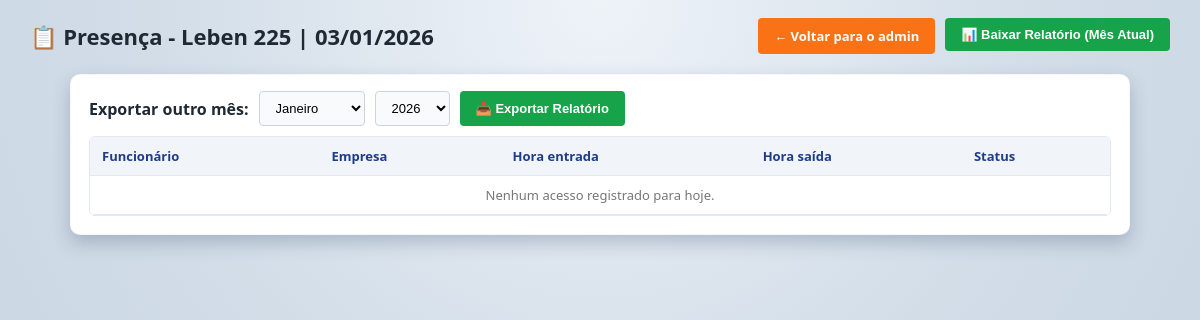
The app's page /acessos/hoje/, older data.
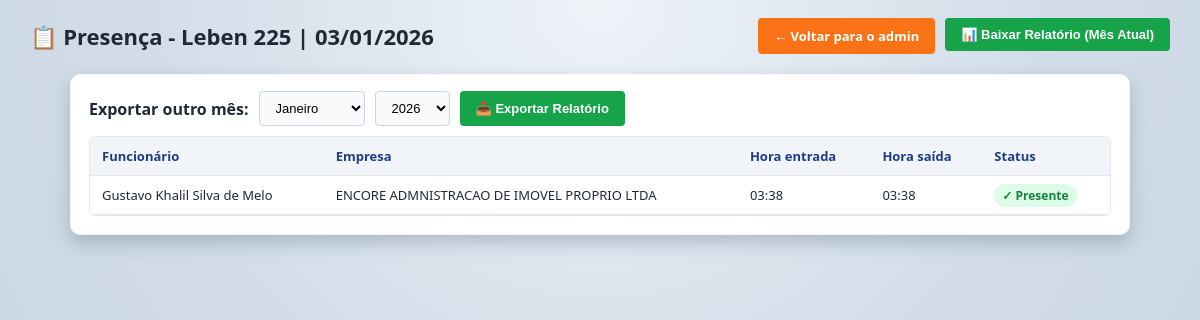
The same page, newer data.
### acessos/models.py (models this page shows, shortened)
class AcessoObra(models.Model):
    funcionario = models.ForeignKey(Funcionario, on_delete=models.CASCADE)
    data = models.DateField(auto_now_add=True)
    hora_entrada = models.TimeField(null=True, blank=True)
    hora_saida = models.TimeField(null=True, blank=True)

### funcionarios/models.py (models this page shows, shortened)
class Funcionario(models.Model):
    nome = models.CharField(max_length=100)
    empresa = models.ForeignKey(Empresa, on_delete=models.CASCADE)
    funcao = models.CharField(max_length=100)
    telefone = models.CharField(max_length=20)
    foto = models.ImageField(upload_to='funcionarios/', null=True, blank=True)
    facial_data = models.JSONField(null=True, blank=True, help_text='Dados de reconhecimento facial capturados da câmera')
    facial_registered_at = models.DateTimeField(null=True, blank=True, help_text='Data/hora do registro facial')

### empresas/models.py (models this page shows, shortened)
class Empresa(models.Model):
    nome = models.CharField(max_length=100)
    cnpj = models.CharField(max_length=18, blank=True, null=True)

### acessos/views.py (the view)
# urls.py: path('hoje/', views.lista_presenca_hoje, name='lista_presenca_hoje'),
def lista_presenca_hoje(request):
    hoje = timezone.now().date()
    acessos = (
        AcessoObra.objects
        .filter(data=hoje)
        .select_related('funcionario', 'funcionario__empresa')
        .order_by('funcionario__nome')
    )
    context = {
        'acessos': acessos,
        'data': hoje,
    }
    return render(request, 'acessos/lista_presenca_hoje.html', context)

### acessos/templates/acessos/lista_presenca_hoje.html (shortened to what this page needs)
<!DOCTYPE html>
<html lang="pt-BR">
<head>
    {% load static %}
</head>
<body>
<div class="overlay">
    <div class="header">
        <div>
            <h1>📋 Presença - Leben 225 | {{ data|date:"d/m/Y" }}</h1>
        </div>
        <div class="buttons-group">
            <a href="/admin/" class="btn btn-admin">← Voltar para o admin</a>
            <form method="get" action="{% url 'exportar_relatorio' %}">
                <button type="submit" class="btn btn-relatorio">
                    📊 Baixar Relatório (Mês Atual)
                </button>
            </form>
        </div>
    </div>
    <div class="container">
        <div class="card">
            <div class="filters">
                <label>Exportar outro mês:</label>
                <form method="get" action="{% url 'exportar_relatorio' %}"
                      style="display:flex; gap:10px; flex-wrap:wrap;">
                    <select name="mes" required>
                        <option value="1">Janeiro</option>
                    </select>
                    <select name="ano" required>
                        <option value="2026" selected>2026</option>
                    </select>
                    <button type="submit" class="btn btn-relatorio">
                        📥 Exportar Relatório
                    </button>
                </form>
            </div>
            <div class="table-container">
                <table>
                    <thead>
                        <tr>
                            <th>Funcionário</th>
                            <th>Empresa</th>
                            <th>Hora entrada</th>
                            <th>Hora saída</th>
                            <th>Status</th>
                        </tr>
                    </thead>
                    <tbody>
                        {% for acesso in acessos %}
                        <tr>
                            <td>{{ acesso.funcionario.nome }}</td>
                            <td>{{ acesso.funcionario.empresa.nome }}</td>
                            <td>{{ acesso.hora_entrada|time:"H:i" }}</td>
                            <td>{{ acesso.hora_saida|time:"H:i" }}</td>
                            <td>
                                {% if acesso.hora_entrada %}
                                    <span class="status-presente">✓ Presente</span>
                                {% else %}
                                    <span class="status-ausente">✗ Ausente</span>
                                {% endif %}
                            </td>
                        </tr>
                        {% empty %}
                        <tr>
                            <td colspan="5" style="text-align:center; color:#777;">
                                Nenhum acesso registrado para hoje.
                            </td>
                        </tr>
                        {% endfor %}
                    </tbody>
                </table>
            </div>
        </div>
    </div>
</div>
</body>
</html>

### acessos/templates/acessos/lista_presenca_hoje.html (style rules this page uses)
* { margin: 0; padding: 0; box-sizing: border-box; }
body { font-family: 'Segoe UI', Tahoma, Geneva, Verdana, sans-serif; min-height: 100vh; background: radial-gradient(circle at top, #eef3f8 0, #d2dde8 45%, #c3d0dd 100%); }
.header { color: #1f2933; padding: 18px 30px 10px 30px; display: flex; justify-content: space-between; align-items: center; flex-wrap: wrap; gap: 15px; }
.header h1 { font-size: 22px; font-weight: 600; }
.buttons-group { display: flex; gap: 10px; flex-wrap: wrap; }
.btn { display: inline-block; padding: 9px 16px; border-radius: 4px; text-decoration: none; font-weight: 600; font-size: 13px; border: none; cursor: pointer; transition: all 0.2s; }
.btn-admin { background: #f97316; color: white; }
.btn-relatorio { background: #16a34a; color: white; }
.container { max-width: 1100px; margin: 0 auto 40px auto; padding: 0 20px 30px 20px; }
.card { background: #ffffff; border-radius: 10px; padding: 16px 18px 18px 18px; margin-top: 10px; box-shadow: 0 8px 18px rgba(38, 64, 97, 0.25); border: 1px solid rgba(0,0,0,0.03); }
.filters { display: flex; gap: 10px; flex-wrap: wrap; align-items: center; margin-bottom: 10px; }
.filters label { font-weight: 600; color: #1f2933; }
.filters select { padding: 8px 12px; border: 1px solid #cbd5e1; border-radius: 4px; font-size: 13px; background: #f8fafc; }
.table-container { border-radius: 6px; overflow: auto; border: 1px solid #e2e8f0; }
table { width: 100%; border-collapse: collapse; background: #ffffff; }
thead { background: #f1f5f9; border-bottom: 1px solid #e2e8f0; }
th { padding: 10px 12px; text-align: left; font-weight: 600; color: #1f3c88; font-size: 13px; }
td { padding: 10px 12px; border-bottom: 1px solid #e2e8f0; font-size: 13px; color: #1f2933; }
tbody tr:nth-child(odd) { background: #ffffff; }
.status-presente { background: #dcfce7; color: #15803d; padding: 3px 8px; border-radius: 999px; font-weight: 600; font-size: 12px; }

Row changes from the older to the newer data that the page shows:
added AcessoObra: funcionario.nome "Gustavo Khalil Silva de Melo", funcionario.empresa.nome "ENCORE ADMNISTRACAO DE IMOVEL PROPRIO LTDA", hora_entrada "03:38", hora_saida "03:38", shows "✓ Presente"
Text that changed along with them:
text no longer shown: "Nenhum acesso registrado para hoje."
